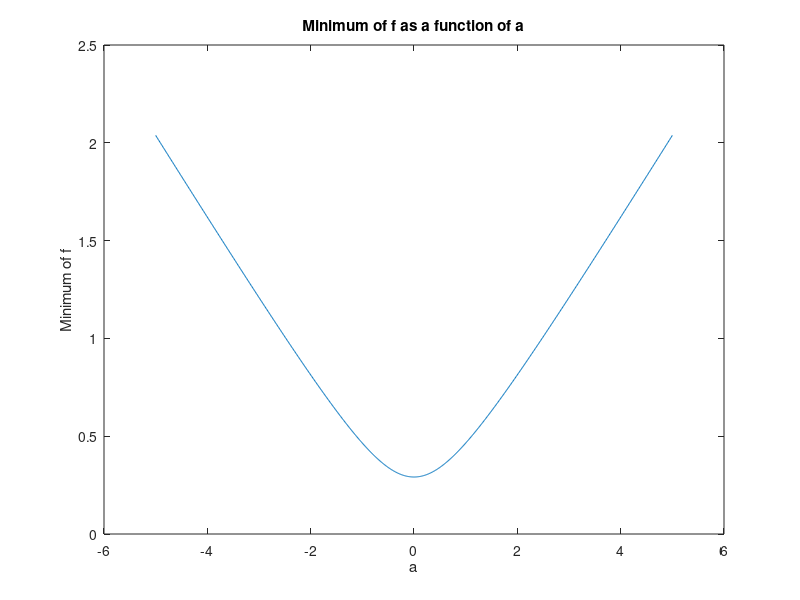
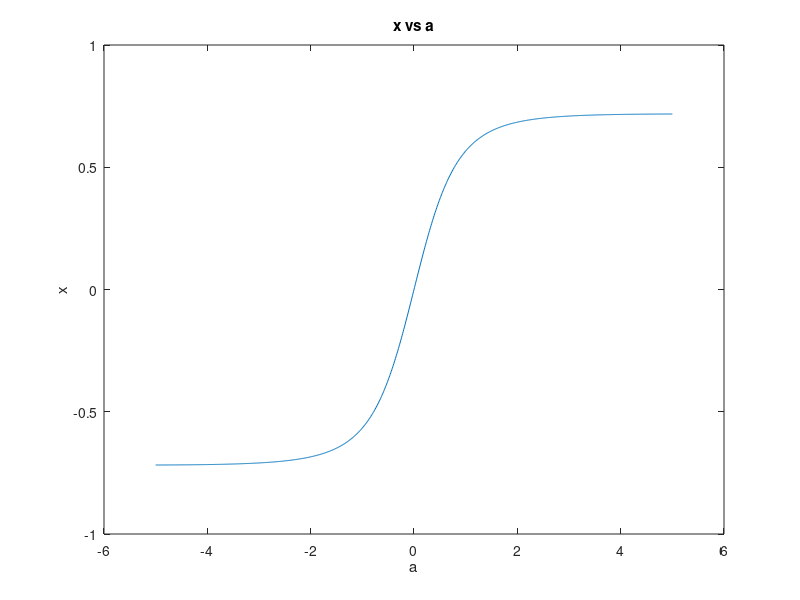
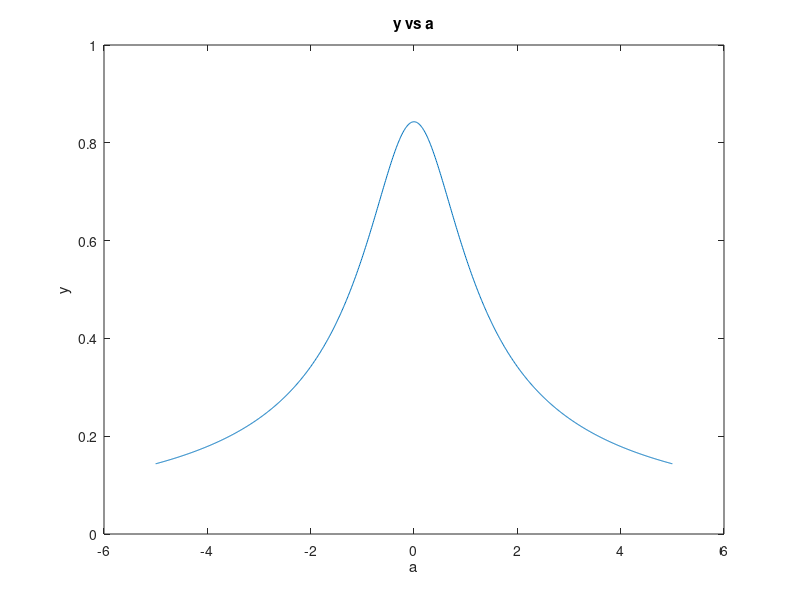
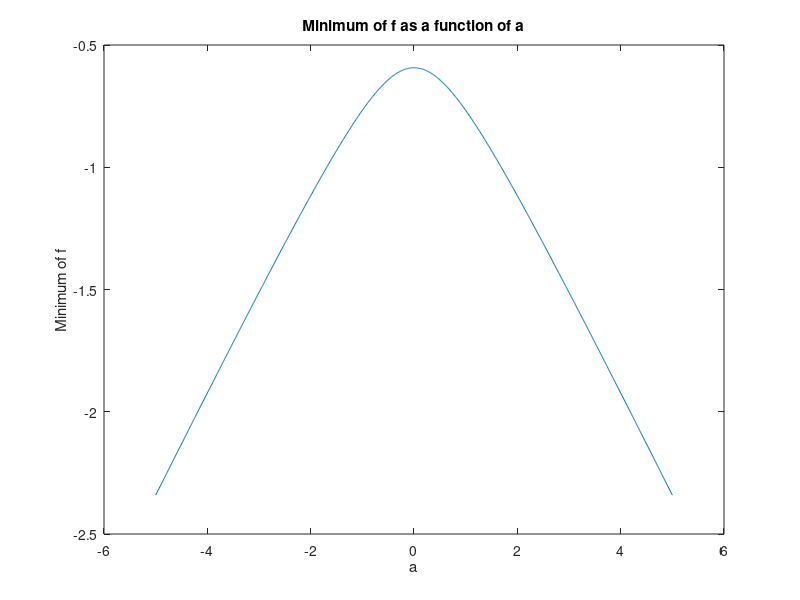

Write the MATLAB code that produced these figures, in order. (Note: this script raises an error after producing the figures.)
%% QUESTINO #2 
clear all; close all; clc

a = -5:0.01:5  ; 

x = (a + a.*sqrt(32*a.^2 + 33)) ./ (8*a.^2 + 8) ;

y = (1 + sqrt(32*a.^2 + 33)) ./ (8*a.^2 + 8)  ; 

f = (a.*x + y - 1/4).*exp(-x.^2 - y.^2) ; 

% For the POSITIVE x and y 
% Plot f vs a 
figure(1)
plot(a, f)
xlabel('a')
ylabel('Minimum of f')
title('Minimum of f as a function of a')

% Plot x vs a 
figure(2)
plot(a, x)
xlabel('a')
ylabel('x')
title('x vs a')

% Plot y vs a 
figure(3)
plot(a, y)
xlabel('a')
ylabel('y')
title('y vs a')


x_neg = (a - a.*sqrt(32*a.^2 + 33)) ./ (8*a.^2 + 8) ;

y_neg = (1 - sqrt(32*a.^2 + 33)) ./ (8*a.^2 + 8)  ; 

f_neg = (a.*x_neg + y_neg - 1/4).*exp(-x_neg.^2 - y_neg.^2) ; 

% For the NEGATIVE x and y 
% Plot f vs a 
figure(4)
plot(a, f_neg)
xlabel('a')
ylabel('Minimum of f')
title('Minimum of f as a function of a')

% Plot x vs a 
figure(5)
plot(a, x_neg)
xlabel('a')
ylabel('x')
title('x vs a')

% Plot y vs a 
figure(6)
plot(a, y_neg)
xlabel('a')
ylabel('y')
title('y vs a')

%% part 3
syms a
x = (a - a.*sqrt(32*a.^2 + 33)) ./ (8*a.^2 + 8);
dxda = diff(x,a);

sx = (a/x)*dxda

%
syms y
y = (1 + sqrt(32*a.^2 + 33)) ./ (8*a.^2 + 8); 
dyda = diff(y);

syms f
sy = (y/a)*dyda;

x = (a + a.*sqrt(32*a.^2 + 33)) ./ (8*a.^2 + 8);
y = (1 + sqrt(32*a.^2 + 33)) ./ (8*a.^2 + 8); 
f = (a.*x + y - 1/4).*exp(-x.^2 - y.^2);

dfda = diff(f);
 
sf = (f/a)*dfda

%%
% a,y(a)
a = -5:0.1:5;
f = @(a) -(a.*(8.*a.^2 + 8).*(((32.*a.^2 + 33).^(1/2) + (32.*a.^2)./(32.*a.^2 + 33).^(1/2) - 1)./(8.*a.^2 + 8) + (16.*a.*(a - a.*(32.*a.^2 + 33).^(1/2)))./(8.*a.^2 + 8).^2))./(a - a.*(32.*a.^2 + 33).^(1/2));
fa = f(a);
plot(a,fa,'-')

%%
% a,x(a)
syms a
y_neg = (1 - sqrt(32*a.^2 + 33)) ./ (8*a.^2 + 8)  ;
dyda = diff(y_neg, a)
S_yneg = dyda * (a ./ y_neg)
a = -5:0.1:5;
f = @(a) (a.*(8.*a.^2 + 8).*((32.*a)./((8.*a.^2 + 8).*(32.*a.^2 + 33).^(1/2)) - (16.*a.*((32.*a.^2 + 33).^(1/2) - 1))./(8.*a.^2 + 8).^2))./((32.*a.^2 + 33).^(1/2) - 1) ;
fa = f(a);
plot(a,fa,'-')

%%
% a,f(a)
syms a
x = (a - a.*sqrt(32*a.^2 + 33)) ./ (8*a.^2 + 8);
dxda = diff(x,a);

sx = (a/x)*dxda;

%
syms y
y = (1 + sqrt(32*a.^2 + 33)) ./ (8*a.^2 + 8); 
dyda = diff(y);

syms f
sy = (y/a)*dyda;

x = (a + a.*sqrt(32*a.^2 + 33)) ./ (8*a.^2 + 8);
y = (1 + sqrt(32*a.^2 + 33)) ./ (8*a.^2 + 8); 
f = (a.*x + y - 1/4).*exp(-x.^2 - y.^2);

dfda = diff(f);
 
sf = (f/a)*dfda
%%
%a,f(a)
x = -5:0.1:5;
% f = @(a) (exp(- ((32.*a.^2 + 33).^(1/2) + 1).^2/(8.*a.^2 + 8).^2 - (a + a.*(32.*a.^2 + 33).^(1/2)).^2./(8.*a.^2 + 8).^2).*(exp(- ((32.*a.^2 + 33).^(1/2) + 1).^2./(8.*a.^2 + 8).^2 - (a + a.*(32.*a.^2 + 33).^(1/2)).^2./(8.*a.^2 + 8).^2).*((32.*a)./((8.*a.^2 + 8).*(32.*a.^2 + 33).^0.5000) + (a + a.*(32.*a.^2 + 33).^(1/2))./(8.*a.^2 + 8) - (16.*a.^2.*(a + a.*(32.*a.^2 + 33).^(1/2)))./(8.*a.^2 + 8).^2 + (a.*((32.*a.^2)./(32.*a.^2 + 33).^0.5000 + (32.*a.^2 + 33).^(1/2) + 1))./(8.*a.^2 + 8) - (16.*a*((32.*a.^2 + 33).^(1/2) + 1))./(8.*a.^2 + 8).^2) + exp(- ((32.*a.^2 + 33).^(1/2) + 1).^2./(8.*a.^2 + 8).^2 - (a + a.*(32.*a.^2 + 33).^(1/2)).^2./(8.*a.^2 + 8).^2).*(((32.*a.^2 + 33).^(1/2) + 1)./(8.*a.^2 + 8) + (a.*(a + a.*(32.*a.^2 + 33).^(1/2)))./(8.*a.^2 + 8) - 0.2500).*((32.*a.*((32.*a.^2 + 33).^(1/2) + 1).^2)./(8.*a.^2 + 8).^3 + (32.*a.*(a + a.*(32.*a.^2 + 33).^(1/2)).^2)./(8.*a.^2 + 8).^3 - (2.*(a + a.*(32.*a.^2 + 33).^(1/2)).*((32.*a.^2)./(32.*a.^2 + 33).^0.5000 + (32.*a.^2 + 33).^(1/2) + 1))./(8.*a.^2 + 8).^2 - (64.*a.*((32.*a.^2 + 33).^(1/2) + 1))./((8.*a.^2 + 8).^2.*(32.*a.^2 + 33).^0.5000))).*(((32.*a.^2 + 33).^(1/2) + 1)./(8.*a.^2 + 8) + (a.*(a + a.*(32.*a.^2 + 33).^(1/2)))./(8.*a.^2 + 8) - 0.2500))./a
% f = @(x) (exp(- ((32.*x.^2 + 33).^(1/2) + 1).^2./(8.*x.^2 + 8).^2 - (x + x.*(32.*x.^2 + 33).^(1/2)).^2./(8.*x.^2 + 8).^2).*(exp(- ((32.*x.^2 + 33).^(1/2) + 1).^2./(8.*x.^2 + 8).^2 - (x + x.*(32.*x.^2 + 33).^(1/2)).^2./(8.*x.^2 + 8).^2).*((32.*x)./((8.*x.^2 + 8).*(32.*x.^2 + 33).^0.5000) + (x + x.*(32.*x.^2 + 33).^(1/2))./(8.*x.^2 + 8) - (16.*x.^2.*(x + x.*(32.*x.^2 + 33).^(1/2)))./(8.*x.^2 + 8).^2 + (x.*((32.*x.^2)./(32.*x.^2 + 33).^0.5000 + (32.*x.^2 + 33).^(1/2) + 1))./(8.*x.^2 + 8) - (16.*x*((32.*x.^2 + 33).^(1/2) + 1))./(8.*x.^2 + 8).^2) + exp(- ((32.*x.^2 + 33).^(1/2) + 1).^2./(8.*x.^2 + 8).^2 - (x + x.*(32.*x.^2 + 33).^(1/2)).^2./(8.*x.^2 + 8).^2).*(((32.*x.^2 + 33).^(1/2) + 1)./(8.*x.^2 + 8) + (x.*(x + x.*(32.*x.^2 + 33).^(1/2)))./(8.*x.^2 + 8) - 0.2500).*((32.*x.*((32.*x.^2 + 33).^(1/2) + 1).^2)./(8.*x.^2 + 8).^3 + (32.*x.*(x + x.*(32.*x.^2 + 33).^(1/2)).^2)./(8.*x.^2 + 8).^3 - (2.*(x + x.*(32.*x.^2 + 33).^(1/2)).*((32.*x.^2)./(32.*x.^2 + 33).^0.5000 + (32.*x.^2 + 33).^(1/2) + 1))./(8.*x.^2 + 8).^2 - (64.*x.*((32.*x.^2 + 33).^(1/2) + 1))./((8.*x.^2 + 8).^2.*(32.*x.^2 + 33).^0.5000))).*(((32.*x.^2 + 33).^(1/2) + 1)./(8.*x.^2 + 8) + (x.*(x + x.*(32.*x.^2 + 33).^(1/2)))./x

fa = f(x);
plot(x,fa,'-')

